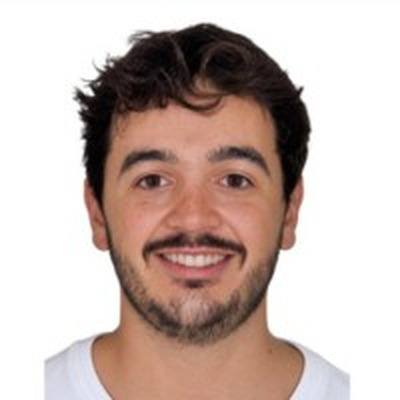
#> input picture cv/foto-cv.png, 400 x 400 px, given in place of atardecer-lago.jpg, which was not available; the run also reads 1 picture not shown here
$ python generar-imagen-og.py ../cv ../src/app/twitter-image.jpg
#> lines starting #> are read from the running program, lines starting #| are printed output that depends on the picture; after the words box and inside, x2 and y2 are one past the last pixel; in counts of white or black regions, pixels touching at a corner belong together
"""
Genera src/app/opengraph-image.jpg (vista previa al compartir en WhatsApp, LinkedIn...).

Uso (necesita Pillow y fontTools con brotli, y haber hecho `npm run build` para tener las fuentes):
    python scripts/generar-imagen-og.py . <carpeta-de-salida>
Después copia el JPG a src/app/opengraph-image.jpg y src/app/twitter-image.jpg.
Las rutas de las fuentes dependen del build: si cambian, actualiza SG e IN.
"""
import sys, io
from PIL import Image, ImageDraw, ImageFilter, ImageFont
from fontTools.ttLib import TTFont
from fontTools.varLib.instancer import instantiateVariableFont

root, out_dir = sys.argv[1], sys.argv[2]
media = root + "/.next/static/media/"

def font(path, wght, size):
    t = TTFont(media + path)
    t.flavor = None
    inst = instantiateVariableFont(t, {"wght": wght})
    buf = io.BytesIO(); inst.save(buf); buf.seek(0)
    return ImageFont.truetype(buf, size)

W, H = 1200, 630
SG = "237858b39a32779d-s.p.2cyn07wtgehh0.woff2"
IN = "07c7676b89ed2778-s.p.2bn3s6zvc0dyp.woff2"

# Fondo: la foto del lago recortada como en la web (object-position 62% 50%)
bg = Image.open(root + "/public/backgrounds/atardecer-lago.jpg").convert("RGB")
#> bg is the input picture: PIL image 400x400 RGB; mean R, G, B 200.6, 183.3, 177
s = max(W / bg.width, H / bg.height)
#> s = 3
bg = bg.resize((round(bg.width * s), round(bg.height * s)), Image.LANCZOS)
#> bg: PIL image 1200x1200 RGB
x = round((bg.width - W) * 0.62); y = round((bg.height - H) * 0.5)
#> after `x = round((bg.width - W) * 0.62)`: x = 0
#> after `y = round((bg.height - H) * 0.5)`: y = 285
bg = bg.crop((x, y, x + W, y + H))
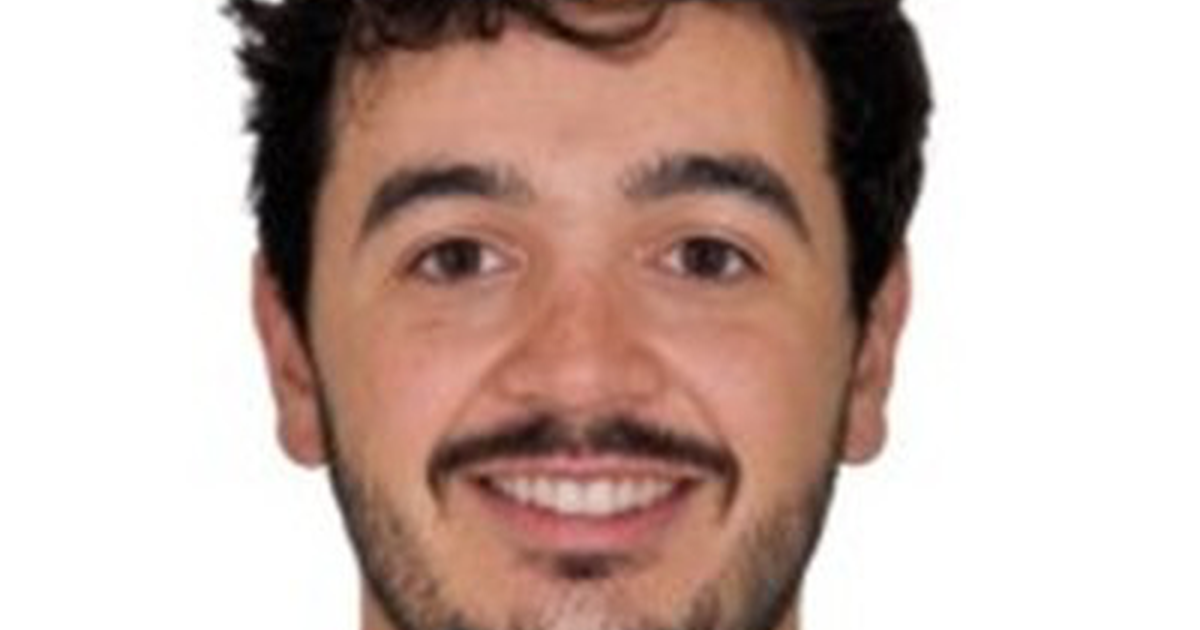
#> bg: PIL image 1200x630 RGB; mean R, G, B 199.4, 177.2, 169.5

# Velo azul arriba y abajo, como en Background.tsx
veil = Image.new("RGBA", (W, H))
#> veil: PIL image 1200x630 RGBA; every value is 0
vd = ImageDraw.Draw(veil)
stops = [(0, .35), (.35, .08), (.65, .12), (1, .45)]
for yy in range(H):
    t = yy / (H - 1)
    for (a, va), (b, vb) in zip(stops, stops[1:]):
        if a <= t <= b:
            v = va + (vb - va) * (t - a) / (b - a); break
    vd.line([(0, yy), (W, yy)], fill=(20, 25, 55, round(v * 255)))
img = Image.alpha_composite(bg.convert("RGBA"), veil)

# Panel de vidrio: fondo desenfocado + blanco translúcido + borde luminoso
cw, ch = 940, 440
cx, cy = (W - cw) // 2, (H - ch) // 2
mask = Image.new("L", (W, H), 0)
#> mask: PIL image 1200x630 L; every value is 0
ImageDraw.Draw(mask).rounded_rectangle((cx, cy, cx + cw, cy + ch), 40, fill=255)
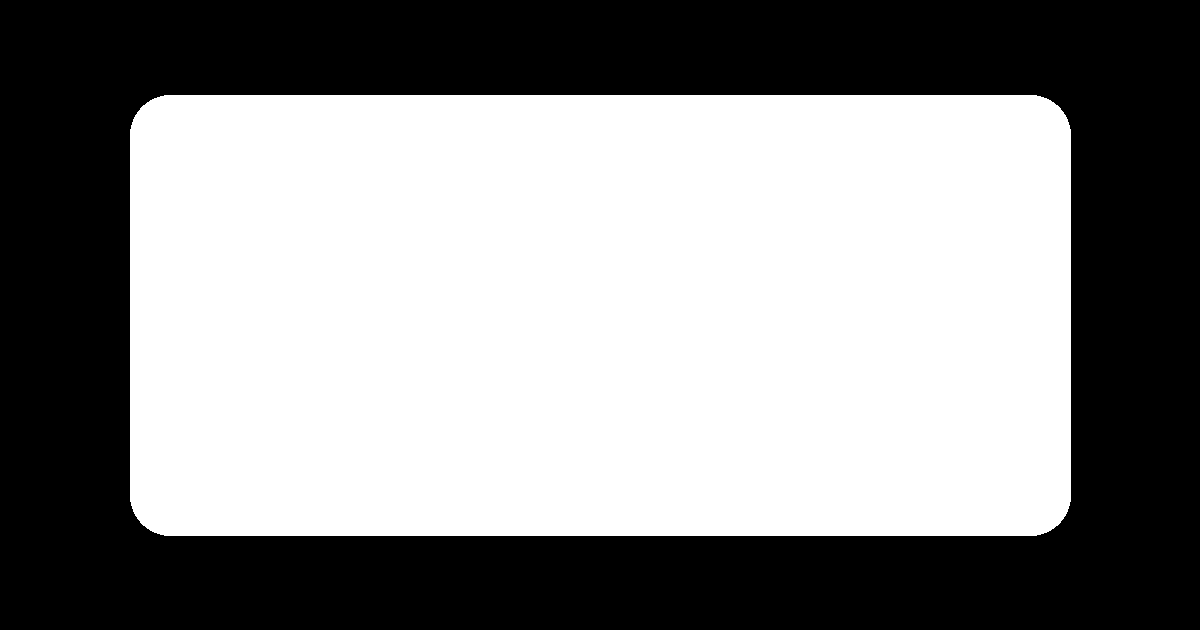
#> mask: PIL image 1200x630 L; 54.7% white; 1 black region, box (x1, y1, x2, y2) and area: (0, 0, 1200, 630) 342435
blurred = img.filter(ImageFilter.GaussianBlur(22))
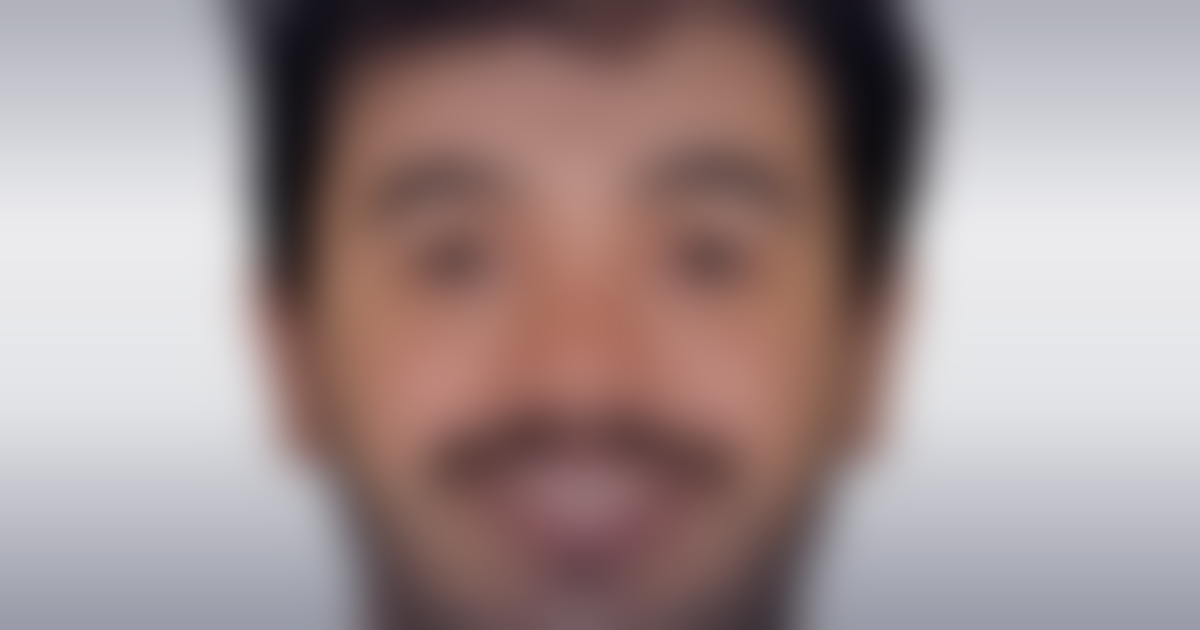
#> blurred: PIL image 1200x630 RGBA; mean R, G, B, A 162.5, 145.5, 145.4, 255
img.paste(blurred, (0, 0), mask)
glass = Image.new("RGBA", (W, H))
gd = ImageDraw.Draw(glass)
gd.rounded_rectangle((cx, cy, cx + cw, cy + ch), 40, fill=(255, 255, 255, 40), outline=(255, 255, 255, 110), width=2)
# sombra
shadow = Image.new("RGBA", (W, H))
ImageDraw.Draw(shadow).rounded_rectangle((cx, cy + 18, cx + cw, cy + ch + 18), 40, fill=(15, 20, 45, 90))
shadow = shadow.filter(ImageFilter.GaussianBlur(24))
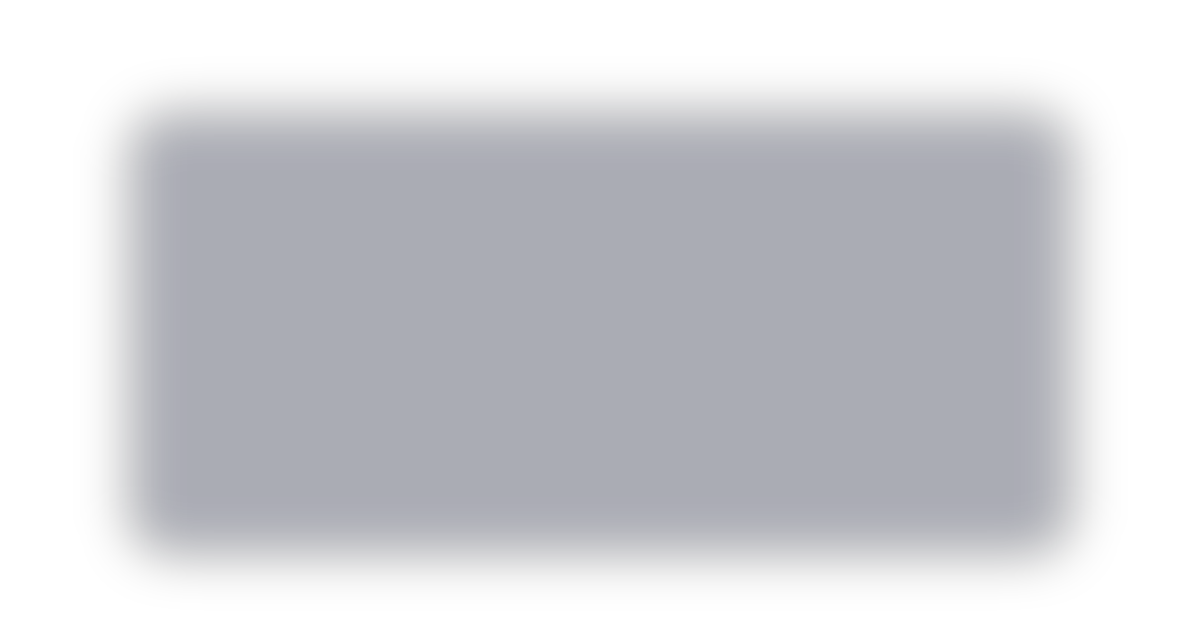
#> shadow: PIL image 1200x630 RGBA; mean R, G, B, A 8.2, 10.9, 24.6, 49.2; transparent parts drawn white
base = Image.alpha_composite(img, Image.new("RGBA", (W, H)))
img = Image.alpha_composite(Image.alpha_composite(img, shadow), Image.new("RGBA", (W, H)))
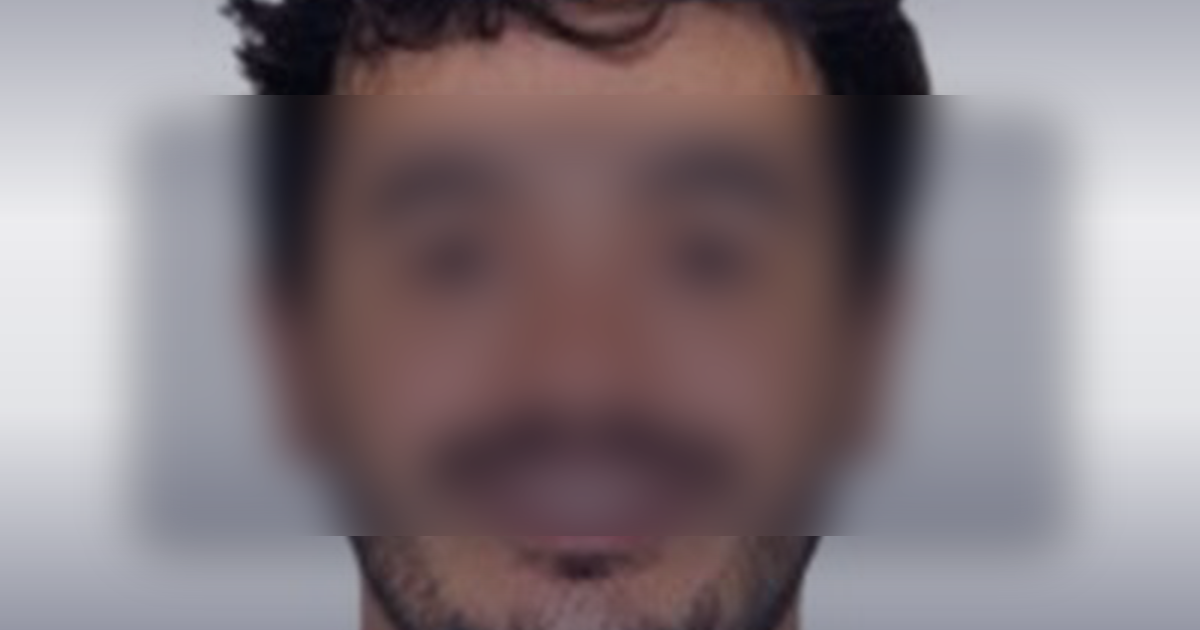
#> img: PIL image 1200x630 RGBA; mean R, G, B, A 133.8, 122.6, 127.8, 255
img.paste(blurred, (0, 0), mask)
img = Image.alpha_composite(img, glass)
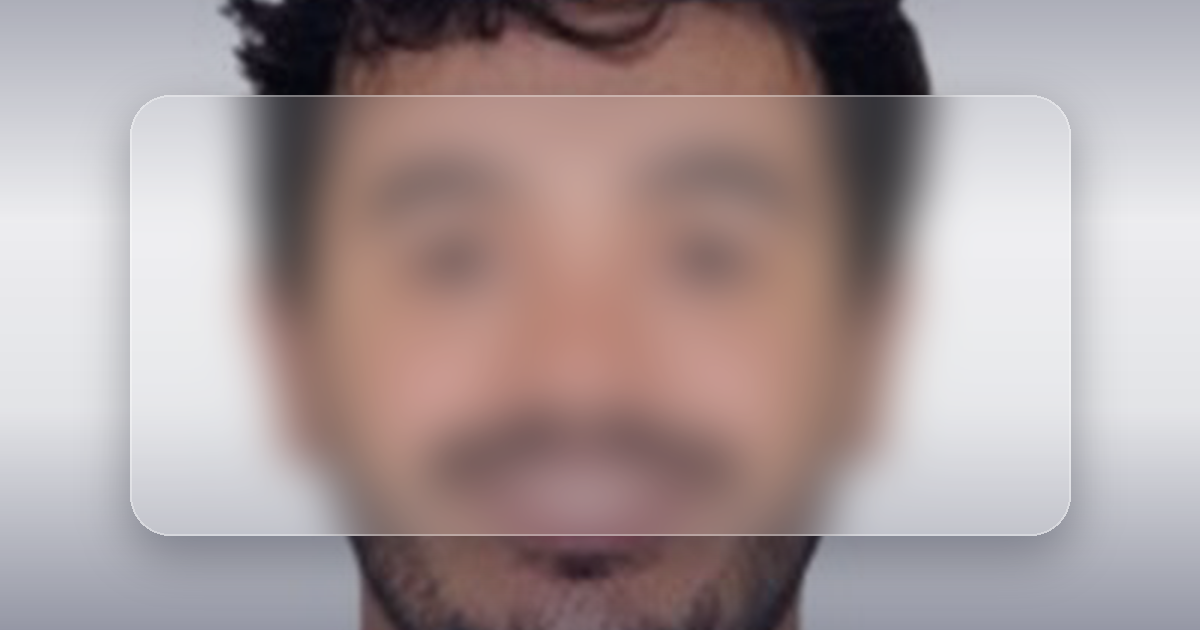
#> img: PIL image 1200x630 RGBA; mean R, G, B, A 168.3, 153.7, 154.2, 255

d = ImageDraw.Draw(img)
# Foto redonda con aro blanco
ps = 150
#> (the run stopped early here; a loop or call above may not have finished)
